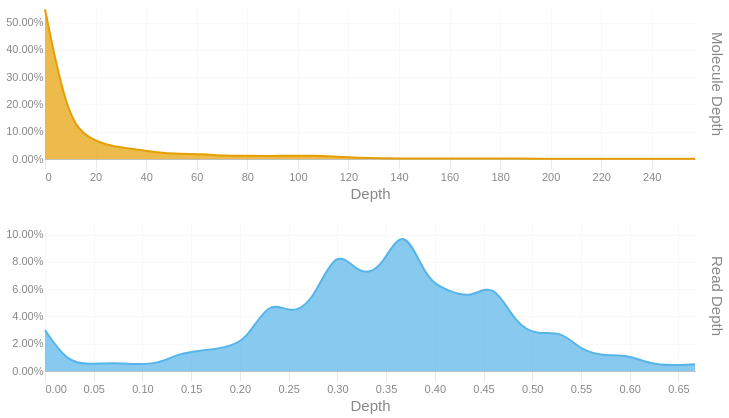

The notebook cell this image was saved under:
### Code cell
readdep = depth_hist(tb['Read Depth'], q99, 3)
readdep = readdep.with_columns(pl.lit('Read Depth').alias('Metric'))
if not SKIPLR:
    moldep = depth_hist(tb['Molecule Depth'], mol_q99, 1)
    moldep = moldep.with_columns(pl.lit('Molecule Depth').alias('Metric'))
    _hist = pl.concat([readdep, moldep])
    _hist = _hist.filter(pl.col('Proportion') != 0)
    with SafeRender(_hist):
        (
            alt.Chart(_hist)        
            .mark_area(interpolate = "basis")
            .encode(
                x=alt.X('Bin:Q').scale(domainMin=0).axis(alt.Axis(title='Depth')),
                y = alt.Y('Proportion:Q', title = None).axis(format = '.2%'),
                color = alt.Color('Metric:N').legend(None),
                row = alt.Row("Metric:N").header(title = None, labelOrient = 'right'),
                tooltip = [
                    alt.Tooltip("Metric:N", title = "Metric"),
                    alt.Tooltip('Interval:N', title = "Depth Interval"),
                    alt.Tooltip('Proportion:Q', title = "% Alignments").format('.2%')
                ]
            )
            .resolve_scale(x='independent', y='independent')
            .properties(
                height = 150, width = 650,
                usermeta={'embedOptions': {'downloadFileName': f'{samplename}.depth.hist'}}
            )
        ).display()
else:
    readdep = readdep.filter(pl.col('Proportion') != 0)
    with SafeRender(readdep):
        (
            alt.Chart(readdep)        
            .mark_area(interpolate = "basis")
            .encode(
                x=alt.X('Bin:Q').scale(domainMin=0).axis(alt.Axis(title='Depth')),
                y = alt.Y('Proportion:Q', title = None).axis(format = '.2%'),
                tooltip = [
                    alt.Tooltip('Interval:N', title = "Depth Interval"),
                    alt.Tooltip('Proportion:Q', title = "% Alignments").format('.2%')
                ]
            )
            .properties(
                usermeta={'embedOptions': {'downloadFileName': f'{samplename}.depth.hist'}}
            )
        ).display()

### Figure 1 — Vega-Lite specification as saved in the notebook (floating-point values rounded to 4 significant figures)
{"width": 650, "height": 150, "config": {"title": {"anchor": "start", "dy": -15, "fontSize": 18, "color": "#888888", "subtitleColor": "#888888", "subtitleFontSize": 14}, "arc": {"fill": "#0072B2"}, "axis": {"domainColor": "#888888", "domainWidth": 0.5, "gridWidth": 0.2, "grid": false, "titleFontWeight": 400, "titleFontSize": 15, "labelFontSize": 11, "labelColor": "#888888", "tickColor": "#888888", "tickWidth": 0.2, "titleColor": "#888888"}, "axisBand": {"grid": false}, "axisX": {"grid": true, "tickSize": 10, "domainCap": "round"}, "axisY": {"domain": false, "grid": true, "tickSize": 0, "domainCap": "round"}, "background": "transparent", "header": {"labelFontSize": 15, "labelColor": "#888888", "titleFontSize": 15, "titleFontWeight": 600, "titleColor": "#888888"}, "legend": {"labelFont": "sans-serif", "labelFontSize": 12, "labelColor": "#888888", "symbolSize": 100, "symbolType": "circle", "titleFontSize": 12, "titlePadding": 10, "titleColor": "#888888", "title": null}, "range": {"category": ["#E69F00", "#56B4E9", "#009E73", "#F0E442", "#0072B2", "#D55E00", "#CC79A7", "#000000"], "diverging": ["#cfe8f3", "#a2d4ec", "#73bfe2", "#46abdb", "#1696d2", "#12719e"]}, "area": {"fill": "#0072B2", "fillOpacity": 0.7, "line": true, "strokeOpacity": 0.7}, "line": {"color": "#0072B2", "stroke": "#0072B2", "strokeWidth": 2}, "trail": {"color": "#0072B2", "stroke": "#0072B2", "strokeWidth": 0, "size": 1}, "point": {"filled": true, "fillOpacity": 1.0, "size": 95}, "text": {"color": "#888888", "fontSize": 11, "align": "right", "fontWeight": 400, "size": 11}, "bar": {"fill": "#0072B2", "stroke": null}, "view": {"stroke": null, "continuousWidth": 660, "continuousHeight": 400}}, "data": {"name": "data-1a626e8b9cf73f43bd3dc2ad2da17669"}, "mark": {"type": "area", "interpolate": "basis"}, "encoding": {"color": {"field": "Metric", "legend": null, "type": "nominal"}, "row": {"field": "Metric", "header": {"title": null, "labelOrient": "right"}, "type": "nominal"}, "tooltip": [{"field": "Metric", "title": "Metric", "type": "nominal"}, {"field": "Interval", "title": "Depth Interval", "type": "nominal"}, {"field": "Proportion", "format": ".2%", "title": "% Alignments", "type": "quantitative"}], "x": {"axis": {"title": "Depth"}, "field": "Bin", "scale": {"domainMin": 0}, "type": "quantitative"}, "y": {"axis": {"format": ".2%"}, "field": "Proportion", "title": null, "type": "quantitative"}}, "resolve": {"scale": {"x": "independent", "y": "independent"}}, "usermeta": {"embedOptions": {"downloadFileName": "S1_Annapolis_17.depth.hist"}}, "$schema": "https://vega.github.io/schema/vega-lite/v6.1.0.json", "datasets": {"data-1a626e8b9cf73f43bd3dc2ad2da17669": [{"Bin": 0.0, "Interval": "0.0-0.023", "Proportion": 0.03, "Metric": "Read Depth"}, {"Bin": 0.023, "Interval": "0.023-0.046", "Proportion": 0.006, "Metric": "Read Depth"}, {"Bin": 0.046, "Interval": "0.046-0.069", "Proportion": 0.005, "Metric": "Read Depth"}, {"Bin": 0.069, "Interval": "0.069-0.092", "Proportion": 0.006, "Metric": "Read Depth"}, {"Bin": 0.092, "Interval": "0.092-0.115", "Proportion": 0.005, "Metric": "Read Depth"}, {"Bin": 0.115, "Interval": "0.115-0.138", "Proportion": 0.005, "Metric": "Read Depth"}, {"Bin": 0.138, "Interval": "0.138-0.161", "Proportion": 0.013, "Metric": "Read Depth"}, {"Bin": 0.161, "Interval": "0.161-0.184", "Proportion": 0.015, "Metric": "Read Depth"}, {"Bin": 0.184, "Interval": "0.184-0.207", "Proportion": 0.017, "Metric": "Read Depth"}, {"Bin": 0.207, "Interval": "0.207-0.23", "Proportion": 0.022, "Metric": "Read Depth"}, {"Bin": 0.23, "Interval": "0.23-0.253", "Proportion": 0.053, "Metric": "Read Depth"}, {"Bin": 0.253, "Interval": "0.253-0.276", "Proportion": 0.041, "Metric": "Read Depth"}, {"Bin": 0.276, "Interval": "0.276-0.299", "Proportion": 0.052, "Metric": "Read Depth"}, {"Bin": 0.299, "Interval": "0.299-0.322", "Proportion": 0.092, "Metric": "Read Depth"}, {"Bin": 0.322, "Interval": "0.322-0.345", "Proportion": 0.07, "Metric": "Read Depth"}, {"Bin": 0.345, "Interval": "0.345-0.368", "Proportion": 0.074, "Metric": "Read Depth"}, {"Bin": 0.368, "Interval": "0.368-0.391", "Proportion": 0.11, "Metric": "Read Depth"}, {"Bin": 0.391, "Interval": "0.391-0.414", "Proportion": 0.066, "Metric": "Read Depth"}, {"Bin": 0.414, "Interval": "0.414-0.437", "Proportion": 0.059, "Metric": "Read Depth"}, {"Bin": 0.437, "Interval": "0.437-0.46", "Proportion": 0.053, "Metric": "Read Depth"}, {"Bin": 0.46, "Interval": "0.46-0.483", "Proportion": 0.066, "Metric": "Read Depth"}, {"Bin": 0.483, "Interval": "0.483-0.506", "Proportion": 0.034, "Metric": "Read Depth"}, {"Bin": 0.506, "Interval": "0.506-0.529", "Proportion": 0.026, "Metric": "Read Depth"}, {"Bin": 0.529, "Interval": "0.529-0.552", "Proportion": 0.03, "Metric": "Read Depth"}, {"Bin": 0.552, "Interval": "0.552-0.575", "Proportion": 0.014, "Metric": "Read Depth"}, {"Bin": 0.575, "Interval": "0.575-0.598", "Proportion": 0.011, "Metric": "Read Depth"}, {"Bin": 0.598, "Interval": "0.598-0.621", "Proportion": 0.012, "Metric": "Read Depth"}, {"Bin": 0.621, "Interval": "0.621-0.644", "Proportion": 0.005, "Metric": "Read Depth"}, {"Bin": 0.644, "Interval": "0.644-0.667", "Proportion": 0.004, "Metric": "Read Depth"}, {"Bin": 0.667, "Interval": "0.667-0.69", "Proportion": 0.005, "Metric": "Read Depth"}, {"Bin": 0.0, "Interval": "0.0-8.9", "Proportion": 0.549, "Metric": "Molecule Depth"}, {"Bin": 8.9, "Interval": "8.9-17.7", "Proportion": 0.143, "Metric": "Molecule Depth"}, {"Bin": 17.7, "Interval": "17.7-26.6", "Proportion": 0.072, "Metric": "Molecule Depth"}, {"Bin": 26.6, "Interval": "26.6-35.5", "Proportion": 0.046, "Metric": "Molecule Depth"}, {"Bin": 35.5, "Interval": "35.5-44.3", "Proportion": 0.037, "Metric": "Molecule Depth"}, {"Bin": 44.3, "Interval": "44.3-53.2", "Proportion": 0.023, "Metric": "Molecule Depth"}, {"Bin": 53.2, "Interval": "53.2-62.1", "Proportion": 0.018, "Metric": "Molecule Depth"}, {"Bin": 62.1, "Interval": "62.1-70.9", "Proportion": 0.018, "Metric": "Molecule Depth"}, {"Bin": 70.9, "Interval": "70.9-79.8", "Proportion": 0.012, "Metric": "Molecule Depth"}, {"Bin": 79.8, "Interval": "79.8-88.7", "Proportion": 0.012, "Metric": "Molecule Depth"}, {"Bin": 88.7, "Interval": "88.7-97.5", "Proportion": 0.011, "Metric": "Molecule Depth"}, {"Bin": 97.5, "Interval": "97.5-106.4", "Proportion": 0.012, "Metric": "Molecule Depth"}, {"Bin": 106.4, "Interval": "106.4-115.3", "Proportion": 0.013, "Metric": "Molecule Depth"}, {"Bin": 115.3, "Interval": "115.3-124.1", "Proportion": 0.008, "Metric": "Molecule Depth"}, {"Bin": 124.1, "Interval": "124.1-133.0", "Proportion": 0.004, "Metric": "Molecule Depth"}, {"Bin": 133.0, "Interval": "133.0-141.9", "Proportion": 0.002, "Metric": "Molecule Depth"}, {"Bin": 141.9, "Interval": "141.9-150.7", "Proportion": 0.002, "Metric": "Molecule Depth"}, {"Bin": 150.7, "Interval": "150.7-159.6", "Proportion": 0.002, "Metric": "Molecule Depth"}, {"Bin": 159.6, "Interval": "159.6-168.5", "Proportion": 0.002, "Metric": "Molecule Depth"}, {"Bin": 168.5, "Interval": "168.5-177.3", "Proportion": 0.002, "Metric": "Molecule Depth"}, {"Bin": 177.3, "Interval": "177.3-186.2", "Proportion": 0.002, "Metric": "Molecule Depth"}, {"Bin": 186.2, "Interval": "186.2-195.1", "Proportion": 0.002, "Metric": "Molecule Depth"}, {"Bin": 195.1, "Interval": "195.1-203.9", "Proportion": 0.001, "Metric": "Molecule Depth"}, {"Bin": 203.9, "Interval": "203.9-212.8", "Proportion": 0.001, "Metric": "Molecule Depth"}, {"Bin": 212.8, "Interval": "212.8-221.7", "Proportion": 0.001, "Metric": "Molecule Depth"}, {"Bin": 221.7, "Interval": "221.7-230.5", "Proportion": 0.001, "Metric": "Molecule Depth"}, {"Bin": 230.5, "Interval": "230.5-239.4", "Proportion": 0.001, "Metric": "Molecule Depth"}, {"Bin": 248.3, "Interval": "248.3-257.1", "Proportion": 0.001, "Metric": "Molecule Depth"}, {"Bin": 257.1, "Interval": "257.1-266.0", "Proportion": 0.001, "Metric": "Molecule Depth"}]}}
